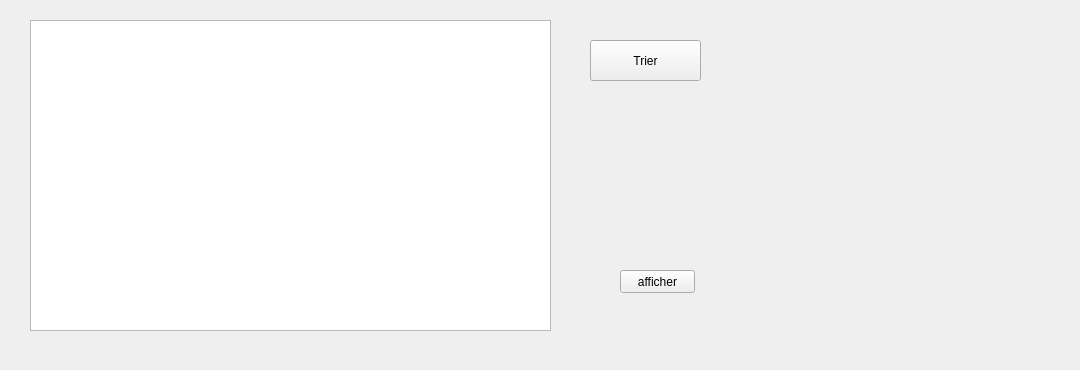
     <widget class="QWidget" name="tab_7">
      <attribute name="icon">
       <iconset>
        <normaloff>../../gestion_fournisseur/A.png</normaloff>../../gestion_fournisseur/A.png</iconset>
      </attribute>
      <attribute name="title">
       <string>Afficher</string>
      </attribute>
      <widget class="QLabel" name="label_57">
       <property name="geometry">
        <rect>
         <x>0</x>
         <y>0</y>
         <width>1071</width>
         <height>361</height>
        </rect>
       </property>
       <property name="text">
        <string/>
       </property>
       <property name="pixmap">
        <pixmap resource="ressources.qrc">:/images/img/imf.jpg</pixmap>
       </property>
      </widget>
      <widget class="QPushButton" name="pushButton_12">
       <property name="geometry">
        <rect>
         <x>450</x>
         <y>50</y>
         <width>61</width>
         <height>22</height>
        </rect>
       </property>
       <property name="text">
        <string>OK</string>
       </property>
      </widget>
      <widget class="QPushButton" name="tri_four">
       <property name="geometry">
        <rect>
         <x>590</x>
         <y>40</y>
         <width>111</width>
         <height>41</height>
        </rect>
       </property>
       <property name="text">
        <string>Trier</string>
       </property>
      </widget>
      <widget class="QTableView" name="tableView">
       <property name="geometry">
        <rect>
         <x>30</x>
         <y>20</y>
         <width>521</width>
         <height>311</height>
        </rect>
       </property>
      </widget>
      <widget class="QPushButton" name="afficher_fournisseur">
       <property name="geometry">
        <rect>
         <x>620</x>
         <y>270</y>
         <width>75</width>
         <height>23</height>
        </rect>
       </property>
       <property name="text">
        <string>afficher</string>
       </property>
      </widget>
     </widget>
